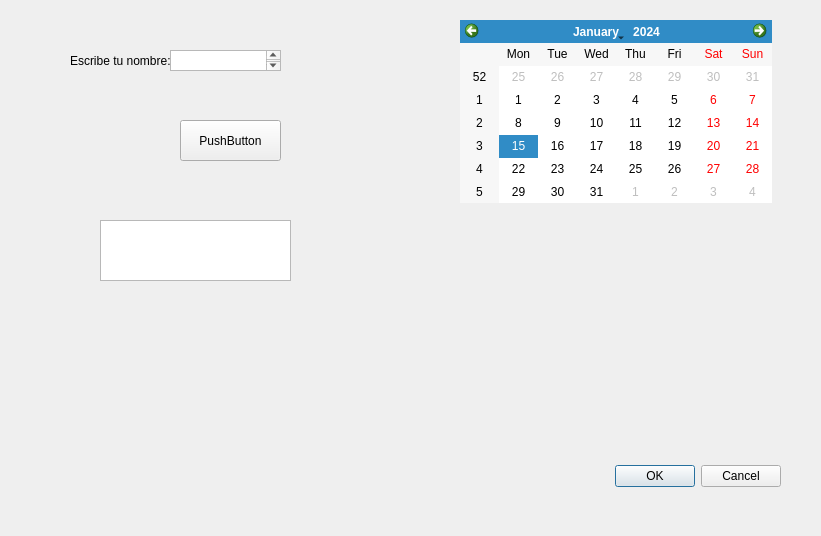
<?xml version="1.0" encoding="UTF-8"?>
<ui version="4.0">
 <class>Dialog</class>
 <widget class="QDialog" name="Dialog">
  <property name="geometry">
   <rect>
    <x>0</x>
    <y>0</y>
    <width>821</width>
    <height>536</height>
   </rect>
  </property>
  <property name="windowTitle">
   <string>Dialog</string>
  </property>
  <widget class="QDialogButtonBox" name="buttonBox">
   <property name="geometry">
    <rect>
     <x>440</x>
     <y>460</y>
     <width>341</width>
     <height>32</height>
    </rect>
   </property>
   <property name="orientation">
    <enum>Qt::Horizontal</enum>
   </property>
   <property name="standardButtons">
    <set>QDialogButtonBox::Cancel|QDialogButtonBox::Ok</set>
   </property>
  </widget>
  <widget class="QCalendarWidget" name="calendarWidget">
   <property name="geometry">
    <rect>
     <x>460</x>
     <y>20</y>
     <width>312</width>
     <height>183</height>
    </rect>
   </property>
  </widget>
  <widget class="QTextEdit" name="textEdit">
   <property name="geometry">
    <rect>
     <x>170</x>
     <y>50</y>
     <width>111</width>
     <height>21</height>
    </rect>
   </property>
  </widget>
  <widget class="QLabel" name="label">
   <property name="geometry">
    <rect>
     <x>70</x>
     <y>50</y>
     <width>101</width>
     <height>21</height>
    </rect>
   </property>
   <property name="text">
    <string>Escribe tu nombre:</string>
   </property>
  </widget>
  <widget class="QPushButton" name="pushButton">
   <property name="geometry">
    <rect>
     <x>180</x>
     <y>120</y>
     <width>101</width>
     <height>41</height>
    </rect>
   </property>
   <property name="text">
    <string>PushButton</string>
   </property>
  </widget>
  <widget class="QTextEdit" name="textEdit_2">
   <property name="geometry">
    <rect>
     <x>100</x>
     <y>220</y>
     <width>191</width>
     <height>61</height>
    </rect>
   </property>
  </widget>
 </widget>
 <resources/>
 <connections>
  <connection>
   <sender>buttonBox</sender>
   <signal>accepted()</signal>
   <receiver>Dialog</receiver>
   <slot>accept()</slot>
   <hints>
    <hint type="sourcelabel">
     <x>658</x>
     <y>474</y>
    </hint>
    <hint type="destinationlabel">
     <x>157</x>
     <y>274</y>
    </hint>
   </hints>
  </connection>
  <connection>
   <sender>buttonBox</sender>
   <signal>rejected()</signal>
   <receiver>Dialog</receiver>
   <slot>reject()</slot>
   <hints>
    <hint type="sourcelabel">
     <x>726</x>
     <y>480</y>
    </hint>
    <hint type="destinationlabel">
     <x>286</x>
     <y>274</y>
    </hint>
   </hints>
  </connection>
  <connection>
   <sender>pushButton</sender>
   <signal>clicked()</signal>
   <receiver>textEdit</receiver>
   <slot>clear()</slot>
   <hints>
    <hint type="sourcelabel">
     <x>265</x>
     <y>122</y>
    </hint>
    <hint type="destinationlabel">
     <x>238</x>
     <y>64</y>
    </hint>
   </hints>
  </connection>
  <connection>
   <sender>pushButton</sender>
   <signal>clicked()</signal>
   <receiver>textEdit</receiver>
   <slot>copy()</slot>
   <hints>
    <hint type="sourcelabel">
     <x>272</x>
     <y>120</y>
    </hint>
    <hint type="destinationlabel">
     <x>255</x>
     <y>67</y>
    </hint>
   </hints>
  </connection>
  <connection>
   <sender>pushButton</sender>
   <signal>clicked()</signal>
   <receiver>textEdit_2</receiver>
   <slot>paste()</slot>
   <hints>
    <hint type="sourcelabel">
     <x>182</x>
     <y>140</y>
    </hint>
    <hint type="destinationlabel">
     <x>167</x>
     <y>242</y>
    </hint>
   </hints>
  </connection>
 </connections>
</ui>
